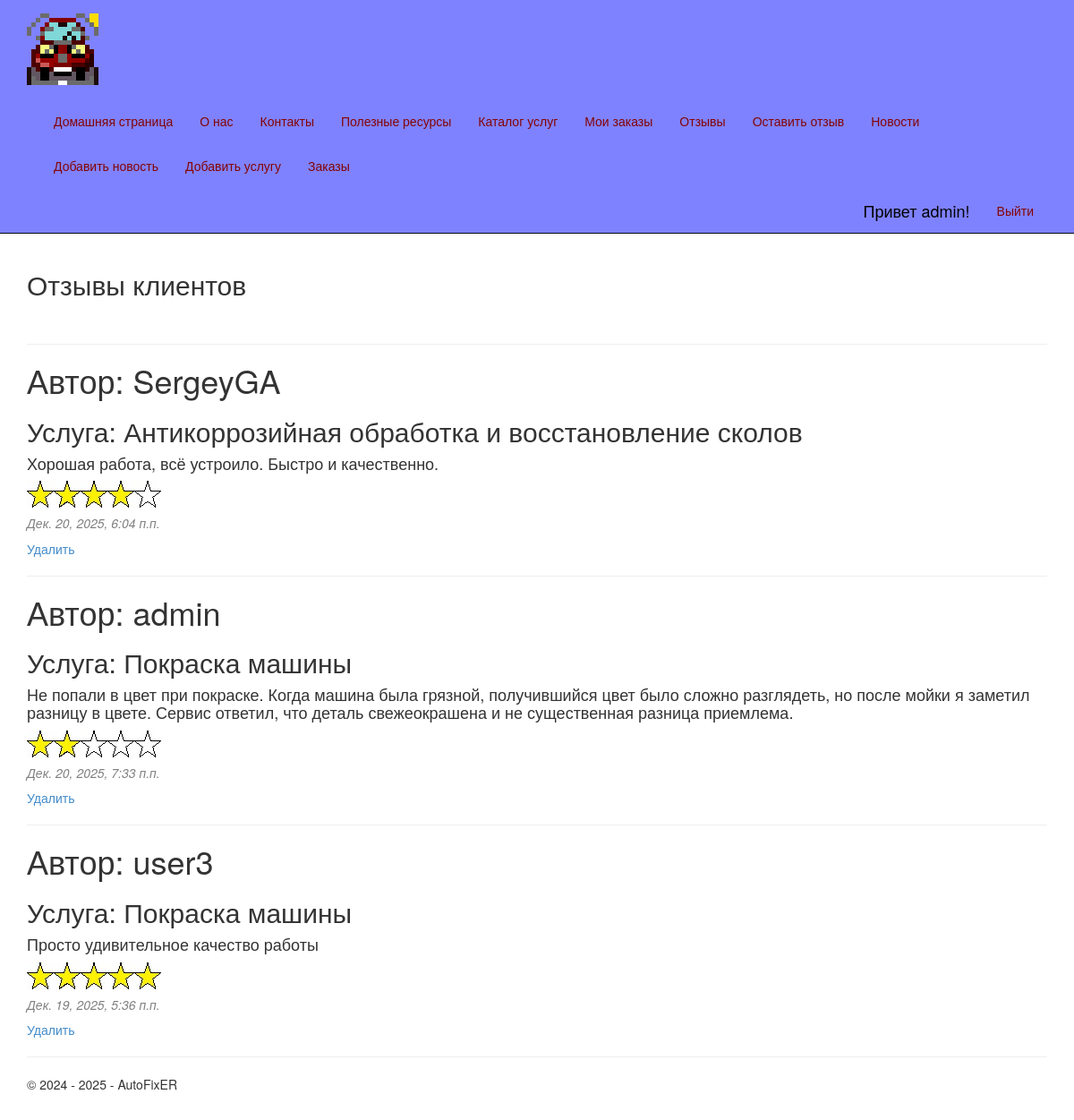
The page /review/ (signed in) on the database its author committed.
### app/models.py (models this page shows, shortened)
class Review(models.Model):
    RATING_CHOICES = [
        (1, 'Плохо'),
        (2, 'Удовлетворительно'),
        (3, 'Нормально'),
        (4, 'Хорошо'),
        (5, 'Отлично'),
    ]
    service = models.ForeignKey(Service, null=True, blank=True, on_delete = models.SET_NULL, verbose_name = "Услуга")
    author = models.ForeignKey(User, null=True, blank=True, on_delete = models.SET_NULL, verbose_name = "Автор")
    rating = models.PositiveSmallIntegerField(choices=RATING_CHOICES, default=3, verbose_name = "Оценка")
    comment = models.TextField(blank=True, null=True, verbose_name = "Комментарий")
    created = models.DateTimeField(default=datetime.now(), db_index=True, verbose_name="Создан")
    updated = models.DateTimeField(default=datetime.now(), db_index=True, verbose_name="Изменён")
    class Meta:
        db_table = "Reviews" # имя таблицы для модели
        ordering = ["-id"] # порядок сортировки данных в модели ("-" означает по убыванию)
        verbose_name = "отзыв"
        verbose_name_plural = "отзывы"

class Service(models.Model):
    title = models.CharField(max_length=100, verbose_name="Заголовок")
    description = models.TextField(verbose_name="Краткое содержание")
    content = models.TextField(verbose_name="Полное содержание")
    price = models.IntegerField(default=0, verbose_name="Цена")
    image = models.FileField(default='temp.jpg', verbose_name='Путь к картинке')
    category = models.CharField(default='', max_length=100, verbose_name="Категория")
    class Meta:
        db_table = "Services" # имя таблицы для модели
        ordering = ["-price"] # порядок сортировки данных в модели ("-" означает по убыванию)
        verbose_name = "услуга"
        verbose_name_plural = "услуги"

### app/views.py (the view)
# urls.py: path('review/', views.review, name='review'),
def review(request):
    assert isinstance(request, HttpRequest)
    reviews = Review.objects.all()
    return render(
        request,
        'app/review.html',
        {
            'title':'Отзывы клиентов',
            'reviews': reviews,
            'year':datetime.now().year,
            }
        )

### app/templates/app/review.html (shortened to what this page needs)
{% extends "app/layout.html" %}
{% block content %}
<h2>{{ title }}</h2>
<br />
{% for review in reviews %}
<hr />
<div class="">
    <h1> Автор: {{review.author.username}} </h1>
    <h2> Услуга: {{review.service.title}} </h2>
    <h4> {{review.comment}} </h4>
    {% load staticfiles %}
    {% if review.rating == 2 %}
    <img src="{% static 'app/content/r_2.jpg' %}" alt="R_2" />
    {% endif %}
    {% if review.rating == 4 %}
    <img src="{% static 'app/content/r_4.jpg' %}" alt="R_4" />
    {% endif %}
    {% if review.rating == 5 %}
    <img src="{% static 'app/content/r_5.jpg' %}" alt="R_5" />
    {% endif %}
    <h5> {{review.updated}}</h5>
    {% if user.is_superuser %}
    <p><a href="{% url 'deletereview' parametr=review.id %}"> Удалить </a> </p>
    {% endif %}
</div>
{% endfor %}
{% endblock %}

### app/templates/app/loginpartial.html (shortened to what this page needs)
﻿{% if user.is_authenticated %}
<form id="logoutForm" action="/logout/" method="post" class="navbar-right">
    <ul class="nav navbar-nav navbar-right">
        <li><span class="navbar-brand">Привет {{ user.username }}!</span></li>
        <li><a href="javascript:document.getElementById('logoutForm').submit()">Выйти</a></li>
    </ul>
</form>
{% else %}
<ul class="nav navbar-nav navbar-right">
    <li><a href="{% url 'login' %}">Войти</a></li>
</ul>
{% endif %}

### app/static/app/content/site.css (style rules this page uses)
body { padding-top: 0px; padding-bottom: 20px; }

### rows shown on the page
Review: author.username "SergeyGA", service "Антикоррозийная обработка и восстановление сколов", comment "Хорошая работа, всё устроило. Быстро и качественно.", rating 4 (drawn), updated "Дек. 20, 2025, 6:04 п.п."
Review: author.username "admin", service "Покраска машины", comment "Не попали в цвет при покраске. Когда машина была грязной, получившийся цвет было сложно разглядеть, но после мойки я заметил разницу в цвете. Сервис ответил, что деталь свежеокрашена и не существенная разница приемлема.", rating 2 (drawn), updated "Дек. 20, 2025, 7:33 п.п."
Review: author.username "user3", service "Покраска машины", comment "Просто удивительное качество работы", rating 5 (drawn), updated "Дек. 19, 2025, 5:36 п.п."

### other values the page prints
{{ user.username }} "admin"
{{ title }} "Отзывы клиентов"
